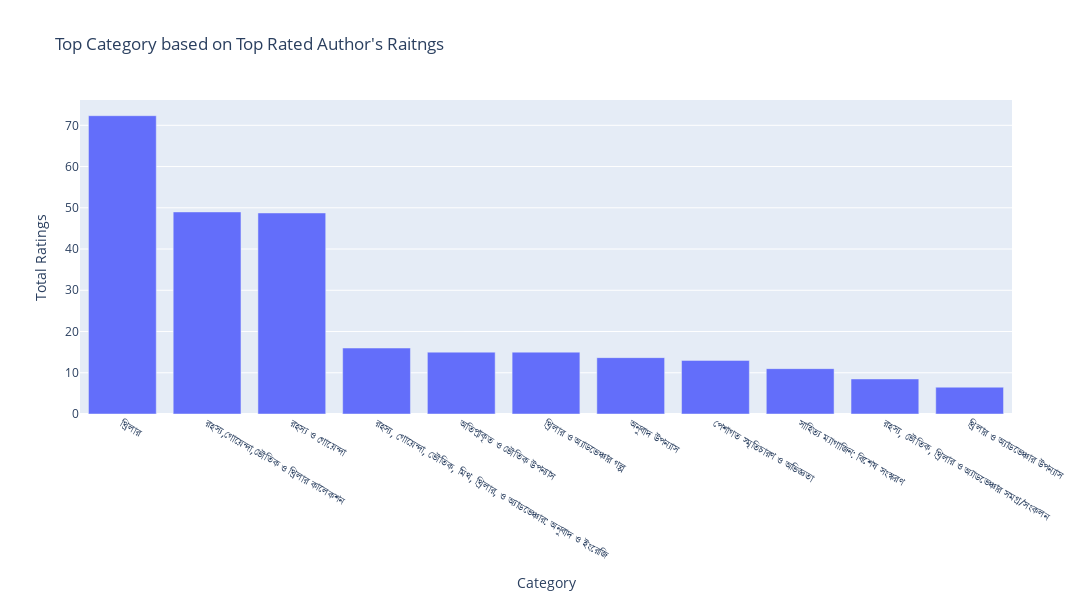

Notebook cell for this chart:
### Markdown cell above
<h4 align="center"> Top Category based on Top Rated Author's Raitngs</h4>

### Code cell
# Top Category based on Top Rated Author's Raitngs
top_rated_author = df.loc[df['Total Ratings'].idxmax(), 'Author']
author_stats_ratings = df[df['Author'] == top_rated_author]

avg_ratings_by_category = author_stats_ratings.groupby('Category')['Total Ratings'].mean().reset_index()
highest_avg_ratings_by_category = avg_ratings_by_category.sort_values(by='Total Ratings', ascending=False)

# Plotting using Plotly
fig = px.bar(highest_avg_ratings_by_category, x='Category', y='Total Ratings',
             title="Top Category based on Top Rated Author's Raitngs",
             labels={'Category': 'Category', 'Total Ratings': 'Total Ratings'})

# Adjust the figure size
fig.update_layout(
    width=1300,  # Set the width of the figure
    height=600   # Set the height of the figure
)
fig.show()

### Figure 1 — Plotly figure (JSON) as saved in the notebook; plotly's stock layout.template omitted (floating-point values rounded to 4 significant figures)
{"data": [{"alignmentgroup": "True", "hovertemplate": "Category=%{x}<br>Total Ratings=%{y}<extra></extra>", "legendgroup": "", "marker": {"color": "#636efa", "pattern": {"shape": ""}}, "name": "", "offsetgroup": "", "orientation": "v", "showlegend": false, "textposition": "auto", "type": "bar", "x": ["থ্রিলার", "রহস্য,গোয়েন্দা,ভৌতিক ও থ্রিলার কালেকশন", "রহস্য ও গোয়েন্দা", "রহস্য, গোয়েন্দা, ভৌতিক, মিথ, থ্রিলার, ও অ্যাডভেঞ্চার: অনুবাদ ও ইংরেজি", "অতিপ্রাকৃত ও ভৌতিক উপন্যাস", "থ্রিলার ও অ্যাডভেঞ্চার গল্প", "অনুবাদ উপন্যাস", "পেশাগত স্মৃতিচারণ ও অভিজ্ঞতা", "সাহিত্য ম্যাগাজিন: বিশেষ সংস্করণ", "রহস্য, ভৌতিক, থ্রিলার ও অ্যাডভেঞ্চার সমগ্র/সংকলন", "থ্রিলার ও অ্যাডভেঞ্চার উপন্যাস"], "xaxis": "x", "y": [72.33, 49, 48.75, 16, 15, 15, 13.67, 13, 11, 8.5, 6.5], "yaxis": "y"}], "layout": {"barmode": "relative", "height": 600, "legend": {"tracegroupgap": 0}, "title": {"text": "Top Category based on Top Rated Author's Raitngs"}, "width": 1300, "xaxis": {"anchor": "y", "domain": [0, 1], "title": {"text": "Category"}}, "yaxis": {"anchor": "x", "domain": [0, 1], "title": {"text": "Total Ratings"}}}}
